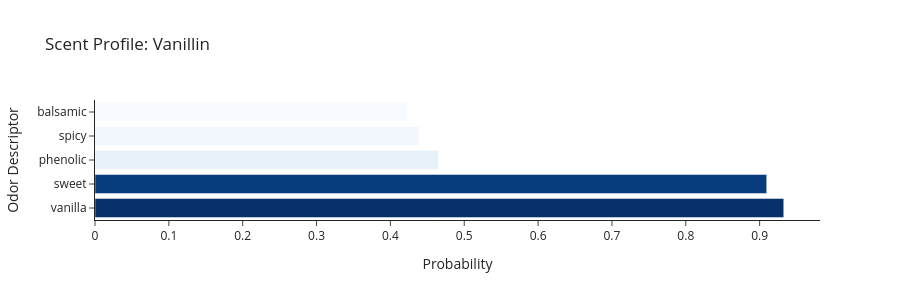
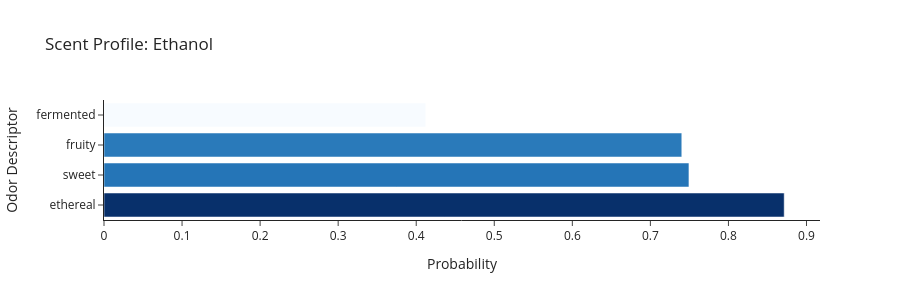
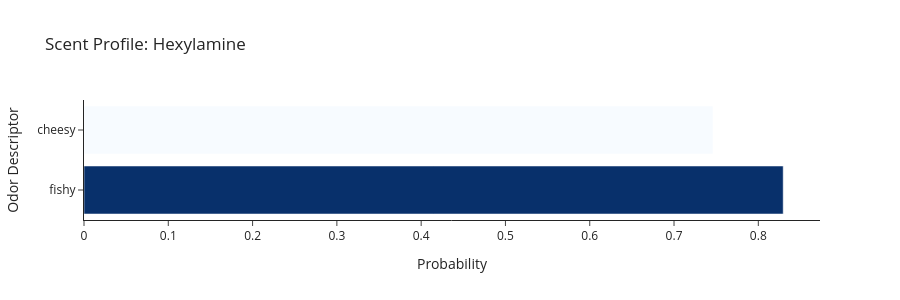
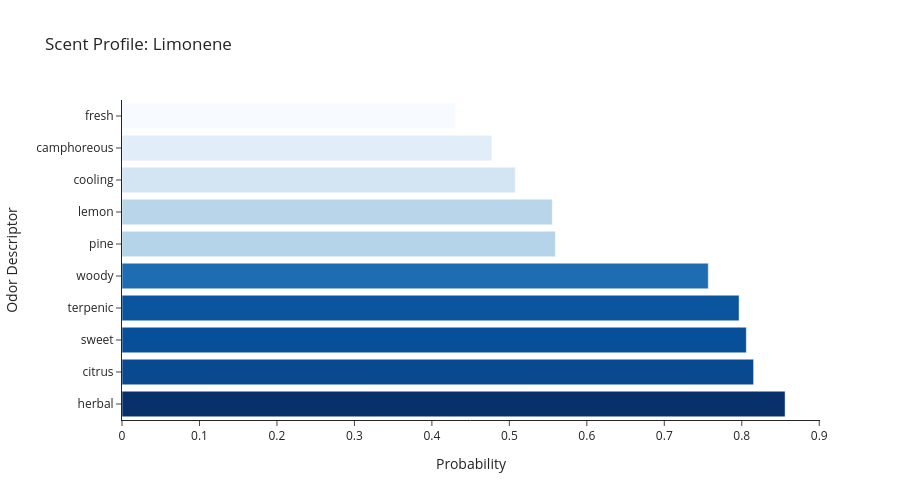

Notebook code cell kept with these figures, in order:
### Code cell
examples = [
    ("COc1cc(C=O)ccc1O", "Vanillin"),  # Vanilla extract
    ("CCO", "Ethanol"),  # Drinking alcohol
    ("CCCCCCN", "Hexylamine"),  # Primary amine
    ("CC1=CCC(CC1)C(=C)C", "Limonene"),  # Citrus peel
]

for smiles, name in examples:
    predict_and_display(smiles, name, threshold=0.4)
    print("\n" + "-"*60 + "\n")

### Figure 1 — Plotly figure (JSON) as saved in the notebook; plotly's stock layout.template omitted (floating-point values rounded to 4 significant figures)
{"data": [{"marker": {"color": [0.9327, 0.9096, 0.4649, 0.4385, 0.4235], "colorscale": [[0, "rgb(247,251,255)"], [0.125, "rgb(222,235,247)"], [0.25, "rgb(198,219,239)"], [0.375, "rgb(158,202,225)"], [0.5, "rgb(107,174,214)"], [0.625, "rgb(66,146,198)"], [0.75, "rgb(33,113,181)"], [0.875, "rgb(8,81,156)"], [1, "rgb(8,48,107)"]]}, "orientation": "h", "type": "bar", "x": [0.9327, 0.9096, 0.4649, 0.4385, 0.4235], "y": ["vanilla", "sweet", "phenolic", "spicy", "balsamic"]}], "layout": {"height": 300, "showlegend": false, "title": {"text": "Scent Profile: Vanillin"}, "xaxis": {"title": {"text": "Probability"}}, "yaxis": {"title": {"text": "Odor Descriptor"}}}}

### Figure 2 — Plotly figure (JSON) as saved in the notebook; plotly's stock layout.template omitted (floating-point values rounded to 4 significant figures)
{"data": [{"marker": {"color": [0.8714, 0.7494, 0.7402, 0.4122], "colorscale": [[0, "rgb(247,251,255)"], [0.125, "rgb(222,235,247)"], [0.25, "rgb(198,219,239)"], [0.375, "rgb(158,202,225)"], [0.5, "rgb(107,174,214)"], [0.625, "rgb(66,146,198)"], [0.75, "rgb(33,113,181)"], [0.875, "rgb(8,81,156)"], [1, "rgb(8,48,107)"]]}, "orientation": "h", "type": "bar", "x": [0.8714, 0.7494, 0.7402, 0.4122], "y": ["ethereal", "sweet", "fruity", "fermented"]}], "layout": {"height": 300, "showlegend": false, "title": {"text": "Scent Profile: Ethanol"}, "xaxis": {"title": {"text": "Probability"}}, "yaxis": {"title": {"text": "Odor Descriptor"}}}}

### Figure 3 — Plotly figure (JSON) as saved in the notebook; plotly's stock layout.template omitted (floating-point values rounded to 4 significant figures)
{"data": [{"marker": {"color": [0.8295, 0.7461], "colorscale": [[0, "rgb(247,251,255)"], [0.125, "rgb(222,235,247)"], [0.25, "rgb(198,219,239)"], [0.375, "rgb(158,202,225)"], [0.5, "rgb(107,174,214)"], [0.625, "rgb(66,146,198)"], [0.75, "rgb(33,113,181)"], [0.875, "rgb(8,81,156)"], [1, "rgb(8,48,107)"]]}, "orientation": "h", "type": "bar", "x": [0.8295, 0.7461], "y": ["fishy", "cheesy"]}], "layout": {"height": 300, "showlegend": false, "title": {"text": "Scent Profile: Hexylamine"}, "xaxis": {"title": {"text": "Probability"}}, "yaxis": {"title": {"text": "Odor Descriptor"}}}}

### Figure 4 — Plotly figure (JSON) as saved in the notebook; plotly's stock layout.template omitted (floating-point values rounded to 4 significant figures)
{"data": [{"marker": {"color": [0.8559, 0.8153, 0.8059, 0.7966, 0.7568, 0.5595, 0.5555, 0.5076, 0.4775, 0.4305], "colorscale": [[0, "rgb(247,251,255)"], [0.125, "rgb(222,235,247)"], [0.25, "rgb(198,219,239)"], [0.375, "rgb(158,202,225)"], [0.5, "rgb(107,174,214)"], [0.625, "rgb(66,146,198)"], [0.75, "rgb(33,113,181)"], [0.875, "rgb(8,81,156)"], [1, "rgb(8,48,107)"]]}, "orientation": "h", "type": "bar", "x": [0.8559, 0.8153, 0.8059, 0.7966, 0.7568, 0.5595, 0.5555, 0.5076, 0.4775, 0.4305], "y": ["herbal", "citrus", "sweet", "terpenic", "woody", "pine", "lemon", "cooling", "camphoreous", "fresh"]}], "layout": {"height": 500, "showlegend": false, "title": {"text": "Scent Profile: Limonene"}, "xaxis": {"title": {"text": "Probability"}}, "yaxis": {"title": {"text": "Odor Descriptor"}}}}
